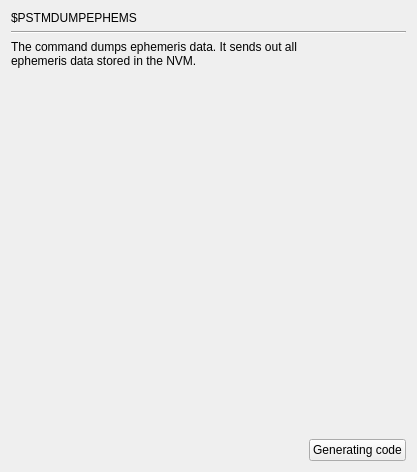
     <widget class="QWidget" name="page_PSTMDUMPEPHEMS">
      <layout class="QGridLayout" name="gridLayout_7">
       <item row="0" column="0">
        <widget class="QLabel" name="label">
         <property name="text">
          <string>$PSTMDUMPEPHEMS</string>
         </property>
        </widget>
       </item>
       <item row="1" column="0" colspan="2">
        <widget class="Line" name="line_3">
         <property name="orientation">
          <enum>Qt::Horizontal</enum>
         </property>
        </widget>
       </item>
       <item row="2" column="0" colspan="2">
        <widget class="QLabel" name="label_40">
         <property name="text">
          <string>The command dumps ephemeris data. It sends out all 
ephemeris data stored in the NVM.</string>
         </property>
        </widget>
       </item>
       <item row="3" column="1">
        <spacer name="verticalSpacer_7">
         <property name="orientation">
          <enum>Qt::Vertical</enum>
         </property>
         <property name="sizeHint" stdset="0">
          <size>
           <width>20</width>
           <height>365</height>
          </size>
         </property>
        </spacer>
       </item>
       <item row="4" column="0">
        <spacer name="horizontalSpacer_5">
         <property name="orientation">
          <enum>Qt::Horizontal</enum>
         </property>
         <property name="sizeHint" stdset="0">
          <size>
           <width>292</width>
           <height>20</height>
          </size>
         </property>
        </spacer>
       </item>
       <item row="4" column="1">
        <widget class="QPushButton" name="GC_PSTMDUMPEPHEMS">
         <property name="text">
          <string>Generating code</string>
         </property>
        </widget>
       </item>
      </layout>
     </widget>
